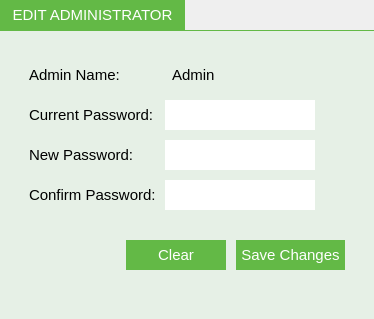
              <widget class="QFrame" name="frame_11">
               <property name="frameShape">
                <enum>QFrame::NoFrame</enum>
               </property>
               <property name="frameShadow">
                <enum>QFrame::Plain</enum>
               </property>
               <layout class="QGridLayout" name="gridLayout_13">
                <property name="leftMargin">
                 <number>0</number>
                </property>
                <property name="topMargin">
                 <number>0</number>
                </property>
                <property name="rightMargin">
                 <number>0</number>
                </property>
                <property name="bottomMargin">
                 <number>0</number>
                </property>
                <property name="spacing">
                 <number>0</number>
                </property>
                <item row="0" column="0">
                 <layout class="QHBoxLayout" name="horizontalLayout_31">
                  <property name="bottomMargin">
                   <number>0</number>
                  </property>
                  <item>
                   <widget class="QLabel" name="label_22">
                    <property name="minimumSize">
                     <size>
                      <width>185</width>
                      <height>30</height>
                     </size>
                    </property>
                    <property name="maximumSize">
                     <size>
                      <width>185</width>
                      <height>30</height>
                     </size>
                    </property>
                    <property name="font">
                     <font>
                      <pointsize>11</pointsize>
                     </font>
                    </property>
                    <property name="styleSheet">
                     <string notr="true">background-color: #63b946;
color: #ffffff;
padding: 3px;</string>
                    </property>
                    <property name="text">
                     <string>EDIT ADMINISTRATOR</string>
                    </property>
                    <property name="alignment">
                     <set>Qt::AlignCenter</set>
                    </property>
                   </widget>
                  </item>
                  <item>
                   <spacer name="horizontalSpacer_17">
                    <property name="orientation">
                     <enum>Qt::Horizontal</enum>
                    </property>
                    <property name="sizeType">
                     <enum>QSizePolicy::Expanding</enum>
                    </property>
                    <property name="sizeHint" stdset="0">
                     <size>
                      <width>40</width>
                      <height>20</height>
                     </size>
                    </property>
                   </spacer>
                  </item>
                 </layout>
                </item>
                <item row="1" column="0">
                 <widget class="QLabel" name="label_23">
                  <property name="maximumSize">
                   <size>
                    <width>16777215</width>
                    <height>1</height>
                   </size>
                  </property>
                  <property name="styleSheet">
                   <string notr="true">background-color: #63b946;</string>
                  </property>
                  <property name="text">
                   <string/>
                  </property>
                 </widget>
                </item>
                <item row="2" column="0">
                 <widget class="QFrame" name="frame_12">
                  <property name="sizePolicy">
                   <sizepolicy hsizetype="Expanding" vsizetype="Expanding">
                    <horstretch>0</horstretch>
                    <verstretch>0</verstretch>
                   </sizepolicy>
                  </property>
                  <property name="styleSheet">
                   <string notr="true">background-color:rgb(230, 240, 230);</string>
                  </property>
                  <property name="frameShape">
                   <enum>QFrame::NoFrame</enum>
                  </property>
                  <property name="frameShadow">
                   <enum>QFrame::Plain</enum>
                  </property>
                  <layout class="QGridLayout" name="gridLayout_14">
                   <item row="1" column="0">
                    <spacer name="horizontalSpacer_20">
                     <property name="orientation">
                      <enum>Qt::Horizontal</enum>
                     </property>
                     <property name="sizeType">
                      <enum>QSizePolicy::Preferred</enum>
                     </property>
                     <property name="sizeHint" stdset="0">
                      <size>
                       <width>20</width>
                       <height>20</height>
                      </size>
                     </property>
                    </spacer>
                   </item>
                   <item row="1" column="1">
                    <layout class="QFormLayout" name="formLayout_5">
                     <property name="verticalSpacing">
                      <number>10</number>
                     </property>
                     <property name="leftMargin">
                      <number>0</number>
                     </property>
                     <property name="topMargin">
                      <number>0</number>
                     </property>
                     <property name="rightMargin">
                      <number>0</number>
                     </property>
                     <item row="0" column="0">
                      <widget class="QLabel" name="label_29">
                       <property name="minimumSize">
                        <size>
                         <width>130</width>
                         <height>30</height>
                        </size>
                       </property>
                       <property name="maximumSize">
                        <size>
                         <width>16777215</width>
                         <height>30</height>
                        </size>
                       </property>
                       <property name="sizeIncrement">
                        <size>
                         <width>130</width>
                         <height>30</height>
                        </size>
                       </property>
                       <property name="font">
                        <font>
                         <pointsize>11</pointsize>
                        </font>
                       </property>
                       <property name="text">
                        <string>Admin Name:</string>
                       </property>
                      </widget>
                     </item>
                     <item row="0" column="1">
                      <widget class="QLineEdit" name="editAdminNameLineEdit">
                       <property name="minimumSize">
                        <size>
                         <width>0</width>
                         <height>30</height>
                        </size>
                       </property>
                       <property name="maximumSize">
                        <size>
                         <width>16777215</width>
                         <height>30</height>
                        </size>
                       </property>
                       <property name="font">
                        <font>
                         <pointsize>11</pointsize>
                        </font>
                       </property>
                       <property name="styleSheet">
                        <string notr="true">border: 0px;
padding-left:5px;
padding-right: 5px;</string>
                       </property>
                       <property name="text">
                        <string>Admin</string>
                       </property>
                       <property name="readOnly">
                        <bool>true</bool>
                       </property>
                      </widget>
                     </item>
                     <item row="1" column="0">
                      <widget class="QLabel" name="label_30">
                       <property name="minimumSize">
                        <size>
                         <width>130</width>
                         <height>30</height>
                        </size>
                       </property>
                       <property name="maximumSize">
                        <size>
                         <width>130</width>
                         <height>30</height>
                        </size>
                       </property>
                       <property name="font">
                        <font>
                         <pointsize>11</pointsize>
                        </font>
                       </property>
                       <property name="text">
                        <string>Current Password:</string>
                       </property>
                      </widget>
                     </item>
                     <item row="2" column="0">
                      <widget class="QLabel" name="label_32">
                       <property name="minimumSize">
                        <size>
                         <width>130</width>
                         <height>30</height>
                        </size>
                       </property>
                       <property name="maximumSize">
                        <size>
                         <width>130</width>
                         <height>30</height>
                        </size>
                       </property>
                       <property name="font">
                        <font>
                         <pointsize>11</pointsize>
                        </font>
                       </property>
                       <property name="text">
                        <string>New Password:</string>
                       </property>
                      </widget>
                     </item>
                     <item row="3" column="0">
                      <widget class="QLabel" name="label_33">
                       <property name="maximumSize">
                        <size>
                         <width>130</width>
                         <height>30</height>
                        </size>
                       </property>
                       <property name="font">
                        <font>
                         <pointsize>11</pointsize>
                        </font>
                       </property>
                       <property name="text">
                        <string>Confirm Password:</string>
                       </property>
                      </widget>
                     </item>
                     <item row="4" column="0" colspan="2">
                      <layout class="QHBoxLayout" name="horizontalLayout_26">
                       <property name="spacing">
                        <number>10</number>
                       </property>
                       <property name="topMargin">
                        <number>20</number>
                       </property>
                       <property name="bottomMargin">
                        <number>0</number>
                       </property>
                       <item>
                        <spacer name="horizontalSpacer_40">
                         <property name="orientation">
                          <enum>Qt::Horizontal</enum>
                         </property>
                         <property name="sizeHint" stdset="0">
                          <size>
                           <width>40</width>
                           <height>20</height>
                          </size>
                         </property>
                        </spacer>
                       </item>
                       <item>
                        <widget class="QPushButton" name="editAdminCancelButton">
                         <property name="sizePolicy">
                          <sizepolicy hsizetype="Expanding" vsizetype="Expanding">
                           <horstretch>0</horstretch>
                           <verstretch>0</verstretch>
                          </sizepolicy>
                         </property>
                         <property name="minimumSize">
                          <size>
                           <width>100</width>
                           <height>30</height>
                          </size>
                         </property>
                         <property name="maximumSize">
                          <size>
                           <width>16777215</width>
                           <height>30</height>
                          </size>
                         </property>
                         <property name="font">
                          <font>
                           <pointsize>11</pointsize>
                           <weight>50</weight>
                           <bold>false</bold>
                          </font>
                         </property>
                         <property name="styleSheet">
                          <string notr="true">QPushButton#editAdminCancelButton{
	color: #ffffff;
	background-color: #63b946;
	border: 0px;
	padding-right: 5px;
	padding-left: 5px;
}
QPushButton#editAdminCancelButton:hover{
	color: #000000;
	background-color: rgb(255, 255, 255);
}
QPushButton#editAdminCancelButton:pressed{
	color: #000000;
	background-color: #f2f2f2;
}</string>
                         </property>
                         <property name="text">
                          <string>Clear</string>
                         </property>
                        </widget>
                       </item>
                       <item>
                        <widget class="QPushButton" name="editAdminSaveButton">
                         <property name="sizePolicy">
                          <sizepolicy hsizetype="Expanding" vsizetype="Expanding">
                           <horstretch>0</horstretch>
                           <verstretch>0</verstretch>
                          </sizepolicy>
                         </property>
                         <property name="minimumSize">
                          <size>
                           <width>100</width>
                           <height>30</height>
                          </size>
                         </property>
                         <property name="maximumSize">
                          <size>
                           <width>16777215</width>
                           <height>30</height>
                          </size>
                         </property>
                         <property name="font">
                          <font>
                           <pointsize>11</pointsize>
                           <weight>50</weight>
                           <bold>false</bold>
                          </font>
                         </property>
                         <property name="styleSheet">
                          <string notr="true">QPushButton#editAdminSaveButton{
	color: #ffffff;
	background-color: #63b946;
	border: 0px;
	padding-right: 5px;
	padding-left: 5px;
}
QPushButton#editAdminSaveButton:hover{
	color: #000000;
	background-color: rgb(255, 255, 255);
}
QPushButton#editAdminSaveButton:pressed{
	color: #000000;
	background-color: #f2f2f2;
}</string>
                         </property>
                         <property name="text">
                          <string>Save Changes</string>
                         </property>
                        </widget>
                       </item>
                      </layout>
                     </item>
                     <item row="3" column="1">
                      <layout class="QHBoxLayout" name="horizontalLayout_51">
                       <property name="spacing">
                        <number>0</number>
                       </property>
                       <property name="rightMargin">
                        <number>0</number>
                       </property>
                       <item>
                        <widget class="QLineEdit" name="editAdminConfirmPasswordLineEdit">
                         <property name="minimumSize">
                          <size>
                           <width>0</width>
                           <height>30</height>
                          </size>
                         </property>
                         <property name="maximumSize">
                          <size>
                           <width>16777215</width>
                           <height>30</height>
                          </size>
                         </property>
                         <property name="font">
                          <font>
                           <pointsize>11</pointsize>
                          </font>
                         </property>
                         <property name="styleSheet">
                          <string notr="true">background-color: rgb(255, 255, 255);
border: 0px;
padding-left:5px;
padding-right: 5px;
</string>
                         </property>
                         <property name="echoMode">
                          <enum>QLineEdit::Password</enum>
                         </property>
                        </widget>
                       </item>
                       <item>
                        <widget class="QPushButton" name="editAdminShowHideConfirmPasswordButton">
                         <property name="minimumSize">
                          <size>
                           <width>30</width>
                           <height>30</height>
                          </size>
                         </property>
                         <property name="maximumSize">
                          <size>
                           <width>30</width>
                           <height>30</height>
                          </size>
                         </property>
                         <property name="toolTip">
                          <string>Show Password</string>
                         </property>
                         <property name="text">
                          <string/>
                         </property>
                         <property name="icon">
                          <iconset>
                           <normaloff>icons/show.png</normaloff>icons/show.png</iconset>
                         </property>
                         <property name="iconSize">
                          <size>
                           <width>20</width>
                           <height>20</height>
                          </size>
                         </property>
                         <property name="flat">
                          <bool>true</bool>
                         </property>
                        </widget>
                       </item>
                      </layout>
                     </item>
                     <item row="2" column="1">
                      <layout class="QHBoxLayout" name="horizontalLayout_52">
                       <property name="spacing">
                        <number>0</number>
                       </property>
                       <property name="rightMargin">
                        <number>0</number>
                       </property>
                       <item>
                        <widget class="QLineEdit" name="editAdminNewPasswordLineEdit">
                         <property name="minimumSize">
                          <size>
                           <width>0</width>
                           <height>30</height>
                          </size>
                         </property>
                         <property name="maximumSize">
                          <size>
                           <width>16777215</width>
                           <height>30</height>
                          </size>
                         </property>
                         <property name="font">
                          <font>
                           <pointsize>11</pointsize>
                          </font>
                         </property>
                         <property name="styleSheet">
                          <string notr="true">background-color: rgb(255, 255, 255);
border: 0px;
padding-left:5px;
padding-right: 5px;</string>
                         </property>
                         <property name="echoMode">
                          <enum>QLineEdit::Password</enum>
                         </property>
                        </widget>
                       </item>
                       <item>
                        <widget class="QPushButton" name="editAdminShowHideNewPasswordButton">
                         <property name="minimumSize">
                          <size>
                           <width>30</width>
                           <height>30</height>
                          </size>
                         </property>
                         <property name="maximumSize">
                          <size>
                           <width>30</width>
                           <height>30</height>
                          </size>
                         </property>
                         <property name="toolTip">
                          <string>Show Password</string>
                         </property>
                         <property name="text">
                          <string/>
                         </property>
                         <property name="icon">
                          <iconset>
                           <normaloff>icons/show.png</normaloff>icons/show.png</iconset>
                         </property>
                         <property name="iconSize">
                          <size>
                           <width>20</width>
                           <height>20</height>
                          </size>
                         </property>
                         <property name="flat">
                          <bool>true</bool>
                         </property>
                        </widget>
                       </item>
                      </layout>
                     </item>
                     <item row="1" column="1">
                      <layout class="QHBoxLayout" name="horizontalLayout_53">
                       <property name="spacing">
                        <number>0</number>
                       </property>
                       <property name="rightMargin">
                        <number>0</number>
                       </property>
                       <item>
                        <widget class="QLineEdit" name="editAdminCurrentPasswordLineEdit">
                         <property name="minimumSize">
                          <size>
                           <width>0</width>
                           <height>30</height>
                          </size>
                         </property>
                         <property name="maximumSize">
                          <size>
                           <width>16777215</width>
                           <height>30</height>
                          </size>
                         </property>
                         <property name="font">
                          <font>
                           <pointsize>11</pointsize>
                          </font>
                         </property>
                         <property name="styleSheet">
                          <string notr="true">background-color: rgb(255, 255, 255);
border: 0px;
padding-left:5px;
padding-right: 5px;</string>
                         </property>
                         <property name="echoMode">
                          <enum>QLineEdit::Password</enum>
                         </property>
                        </widget>
                       </item>
                       <item>
                        <widget class="QPushButton" name="editAdminShowHideCurrentPasswordButton">
                         <property name="minimumSize">
                          <size>
                           <width>30</width>
                           <height>30</height>
                          </size>
                         </property>
                         <property name="maximumSize">
                          <size>
                           <width>30</width>
                           <height>30</height>
                          </size>
                         </property>
                         <property name="toolTip">
                          <string>Show Password</string>
                         </property>
                         <property name="text">
                          <string/>
                         </property>
                         <property name="icon">
                          <iconset>
                           <normaloff>icons/show.png</normaloff>icons/show.png</iconset>
                         </property>
                         <property name="iconSize">
                          <size>
                           <width>20</width>
                           <height>20</height>
                          </size>
                         </property>
                         <property name="flat">
                          <bool>true</bool>
                         </property>
                        </widget>
                       </item>
                      </layout>
                     </item>
                    </layout>
                   </item>
                   <item row="1" column="2">
                    <spacer name="horizontalSpacer_21">
                     <property name="orientation">
                      <enum>Qt::Horizontal</enum>
                     </property>
                     <property name="sizeType">
                      <enum>QSizePolicy::Preferred</enum>
                     </property>
                     <property name="sizeHint" stdset="0">
                      <size>
                       <width>20</width>
                       <height>20</height>
                      </size>
                     </property>
                    </spacer>
                   </item>
                   <item row="2" column="1">
                    <spacer name="verticalSpacer_10">
                     <property name="orientation">
                      <enum>Qt::Vertical</enum>
                     </property>
                     <property name="sizeType">
                      <enum>QSizePolicy::Expanding</enum>
                     </property>
                     <property name="sizeHint" stdset="0">
                      <size>
                       <width>20</width>
                       <height>40</height>
                      </size>
                     </property>
                    </spacer>
                   </item>
                   <item row="0" column="1">
                    <spacer name="verticalSpacer_11">
                     <property name="orientation">
                      <enum>Qt::Vertical</enum>
                     </property>
                     <property name="sizeType">
                      <enum>QSizePolicy::Preferred</enum>
                     </property>
                     <property name="sizeHint" stdset="0">
                      <size>
                       <width>20</width>
                       <height>20</height>
                      </size>
                     </property>
                    </spacer>
                   </item>
                  </layout>
                 </widget>
                </item>
               </layout>
              </widget>
